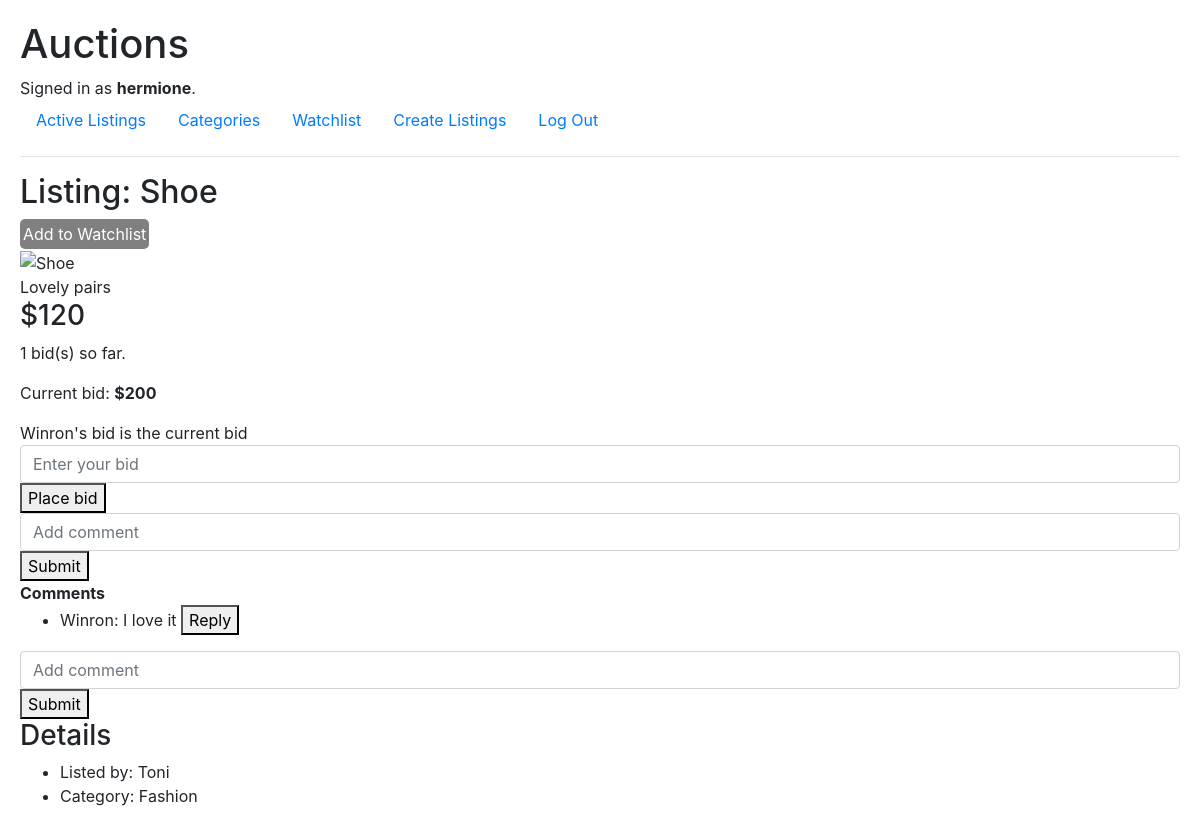
The app's page /4 (signed in) with its own data.
### auctions/models.py (models this page shows, shortened)
class User(AbstractUser):
    pass

class Listing(models.Model):
    title = models.CharField(max_length=64)
    image = models.URLField(default="", null=True, blank=True)
    description = models.CharField(max_length=100, null=True, blank=True)
    start_bid = models.IntegerField()
    date = models.DateTimeField(auto_now_add=True)
    category = models.ForeignKey(Category, on_delete=models.CASCADE, null=True, blank=True)
    creator = models.ForeignKey(User, on_delete=models.CASCADE, default="", related_name="creator", null=False)
    status = models.CharField(max_length=10, default='open', choices=[
        ('open', 'Open'),
        ('closed', 'Closed'),
    ])

class Bid(models.Model):
    amount = models.IntegerField()
    listing = models.ForeignKey(Listing, on_delete=models.CASCADE, related_name="bids")
    user = models.ForeignKey(User, on_delete=models.CASCADE, related_name="bid")
    class Meta:
        get_latest_by = 'created_at'

class Comment(models.Model):
    user = models.ForeignKey(User, on_delete=models.CASCADE, related_name="comments")
    comment = models.CharField(max_length=250, null=True, blank=True)
    listing = models.ForeignKey(Listing, on_delete=models.CASCADE, related_name="comment")

class Category(models.Model):
    name = models.CharField(max_length=100)
    def __str__(self):
        return self.name

### auctions/views.py (the view)
# urls.py: path("<int:listing_id>", views.listing, name="listing"),
def listing(request, listing_id):
    listing = Listing.objects.get(pk=listing_id)
    comments = Comment.objects.filter(listing=listing)
    max_bid = listing.bids.aggregate(Max('amount'))['amount__max']
    current_bid = listing.bids.filter(amount=max_bid).first()
    if request.user.is_authenticated:
        watchlist, created = Watchlist.objects.get_or_create(user=request.user)
    else:
        watchlist = None
    return render(request, "auctions/listing.html", {
        "listing": listing,
        "watchlist": watchlist,
        "max_bid": max_bid,
        "current_bid": current_bid,
        "comments": comments,
    })

### auctions/templates/auctions/listing.html (shortened to what this page needs)
{% extends "auctions/layout.html" %}
{% block body %}
    <h2>Listing: {{ listing.title }}</h2>
    <div>
        {% if user.is_authenticated %}
            {% if listing in watchlist.listings.all %}
                <a href="{% url 'remove_watchlist' listing.id %}">
                    <button style="background-color: grey; color: white; padding: 3px 3px; border: none; border-radius: 5px; cursor: pointer;">Watchlist</button>
                </a>
            {% else %}
                <a href="{% url 'add_watchlist' listing.id %}">
                    <button style="background-color: grey; color: white; padding: 3px 3px; border: none; border-radius: 5px; cursor: pointer;">Add to Watchlist</button>
                </a>
            {% endif %}
        {% endif %}
    </div>
    <img src="{{ listing.image }}" alt="{{ listing.title }}">
    <div>
        {{ listing.description|safe }}
    </div>
    <h3>${{ listing.start_bid }}</h3>
    <p>{{ listing.bids.count }} bid(s) so far.</p>
    {% if listing.bids.exists %}
        <p>Current bid: <strong>${{ max_bid }}</strong></p>
        {% if request.user == current_bid.user %}
            Your bid is the current bid
        {% else %}
            {{ current_bid.user }}'s bid is the current bid
        {% endif %}
    {% endif %}
    {% if listing.status == "open" %}
        <form action="{% url 'bid' listing.id %}" method="post">
            <input autofocus class="form-control" type="number" name="bid" placeholder="Enter your bid">
            <div>
                <button type="submit">Place bid</button>
            </div>
        </form>
        <form action="{% url 'comments' listing.id %}" method="post" onsubmit="return validateComment()">
            <input autofocus class="form-control" type="text" name="comment" placeholder="Add comment" id="comment-input">
            <div>
                <button type="submit">Submit</button>
            </div>
        </form>
    {% endif %}
    <div>
        {% if user.is_authenticated %}
            <strong>Comments</strong>
            <div id="comments-section">
                {% if comments == None %}
                    <p>No comments yet</p>
                {% else %}
                    <ul>
                        {% for comment in comments %}
                            <li>
                                {{ comment.user.username|capfirst }}: {{ comment.comment }}
                                <button type="button" onclick="toggleReplyForm('{{ comment.id }}')">Reply</button>
                            </li>
                        {% endfor %}
                    </ul>
                {% endif %}
                <form action="{% url 'comments' listing.id %}" method="post" onsubmit="return validateComment()">
                    <input autofocus class="form-control" type="text" name="comment" placeholder="Add comment" id="comment-input">
                    <div>
                        <button type="submit">Submit</button>
                    </div>
                </form>
            </div>
        {% endif %}
    </div>
    <h3>Details</h3>
    <ul>
        <li>Listed by: {{ listing.creator.username|capfirst }}</li>
        <li>
            {% if listing.category %}
                Category: {{ listing.category }}
            {% else %}
                Category: No category
            {% endif %}
        </li>
    </ul>
{% endblock %}

### auctions/templates/auctions/layout.html (shortened to what this page needs)
{% load static %}
<!DOCTYPE html>
<html lang="en">
    <head>
        <link rel="stylesheet" href="https://stackpath.bootstrapcdn.com/bootstrap/4.4.1/css/bootstrap.min.css">
        <link href="{% static 'auctions/styles.css' %}" rel="stylesheet">
    </head>
    <body>
        <h1>Auctions</h1>
        <div>
            {% if user.is_authenticated %}
                Signed in as <strong>{{ user.username }}</strong>.
            {% else %}
                Not signed in.
            {% endif %}
        </div>
        <ul class="nav">
            <li class="nav-item">
                <a class="nav-link" href="{% url 'active' %}">Active Listings</a>
            </li>
            {% if user.is_authenticated %}
                <li>
                    <a class="nav-link" href="{% url 'categories' %}">Categories</a>
                </li>
                <li>
                    <a class="nav-link" href="{% url 'watchlist' %}">Watchlist</a>
                </li>
                <li>
                    <a class="nav-link" href="{% url 'create_listing' %}">Create Listings</a>
                </li>
                <li class="nav-item">
                    <a class="nav-link" href="{% url 'logout' %}">Log Out</a>
                </li>
            {% endif %}
        </ul>
        <hr>
        {% block body %}
        {% endblock %}
    </body>
</html>

### auctions/static/auctions/styles.css (style rules this page uses)
body { padding: 20px; }

### records on screen
User: username "hermione"
Listing: title "Shoe", description "Lovely pairs", start_bid "120", bids.count "1", creator.username "Toni", category "Fashion"
Bid: user "Winron"
Comment: user.username "Winron", comment "I love it"

### other values on screen
{{ max_bid }} "200"
